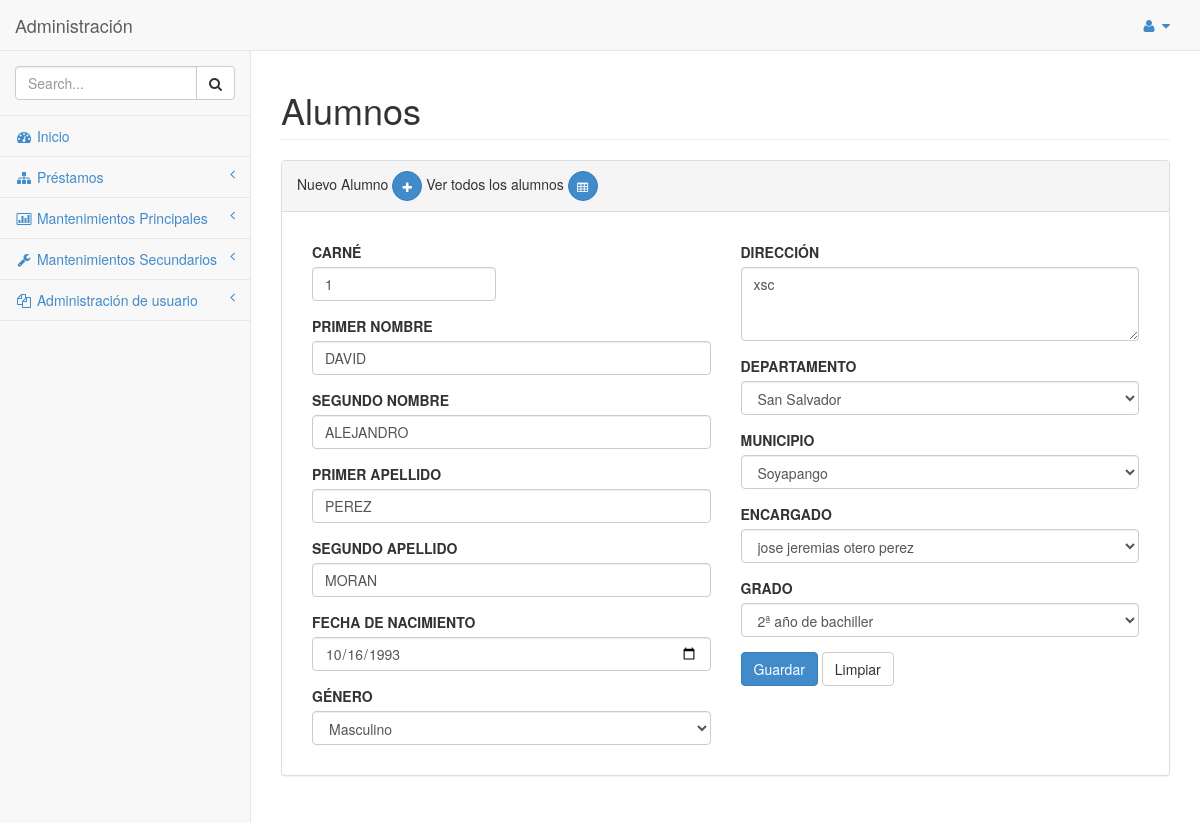
Page /SYSTEM/library_system/mantenimientos/principales/alumnos_ingresar.php?codigo=1 (signed in) on the committed database.
### tables this page shows
CREATE TABLE `alumno` (
  `CARNET` int(11) NOT NULL DEFAULT '0',
  `PRIMER_NOMBRE` varchar(15) DEFAULT NULL,
  `SEGUNDO_NOMBRE` varchar(15) DEFAULT NULL,
  `PRIMER_APELLIDO` varchar(15) DEFAULT NULL,
  `SEGUNDO_APELLIDO` varchar(15) DEFAULT NULL,
  `DIRECCION` varchar(50) DEFAULT NULL,
  `FECHA` date DEFAULT NULL COMMENT 'Fecha de nacimiento\r\n',
  `SEXO` tinyint(1) DEFAULT NULL,
  `GRADO_CODIGO_GRADO` int(11) NOT NULL,
  `ENCARGADO_ALUMNOS_CODIGO_ENCARGADO` int(11) DEFAULT NULL,
  `DEPARTAMENTO_ID_DEPARTAMENTO` int(11) NOT NULL,
  `MUNICIPIO_ID_MUNICIPIO` int(11) NOT NULL
);

CREATE TABLE `departamento` (
  `ID_DEPARTAMENTO` int(11) NOT NULL,
  `NOMBRE_DEPARTAMENTO` varchar(45) DEFAULT NULL
);

CREATE TABLE `municipio` (
  `ID_MUNICIPIO` int(11) NOT NULL,
  `NOMBRE_MUNICIPIO` varchar(45) DEFAULT NULL,
  `DEPARTAMENTO_ID_DEPARTAMENTO` int(11) NOT NULL
);

CREATE TABLE `grado` (
  `CODIGO_GRADO` int(11) NOT NULL,
  `DESCRIPCION_GRADO` varchar(100) DEFAULT NULL
);

### SYSTEM/library_system/clases/conexion/clDML.php (called while the page is built, shortened)
<?php
class clDML
{
    public function conectar($hostname, $username,$password, $database){
        $mysqli = new mysqli($hostname, $username,$password, $database);
        if ($mysqli -> connect_errno) {
        die( "Fallo la conexión a MySQL: (" . $mysqli -> mysqli_connect_errno()
        . ") " . $mysqli -> mysqli_connect_error());
        return $mysqli;
        }
        else{
            return $mysqli;
        }
    }
    public function get_list($query)
    {
        $connection = $this->conectar(DB_HOST,DB_USER,DB_PASS,DB_NAME,DB_CHARSET);
        $result = $connection->query($query);
        if($result){
            $users = $result->fetch_all(MYSQLI_ASSOC);
        }else{
            $users = [];
        }
        return $users;
    }
}
?>

### SYSTEM/library_system/clases/conexion/mto_alumno.php (called while the page is built, shortened)
<?php
require_once "clDML.php";
class mto_alumno extends clDML
{
    public function getAlumnolByCod($id)
    {
        $query = "SELECT * FROM ALUMNO WHERE CARNET = '".$id."'";
        $conn = new clDML();
        $users = $conn->get_list($query);
        return $users;
    }
    public function get_municipios()
    {
        $query = "SELECT * FROM MUNICIPIO";
        $conn = new clDML();
        $muni = $conn->get_list($query);
        return $muni;
    }
    public function get_departamentos()
    {
        $query = "SELECT * FROM DEPARTAMENTO";
        $conn = new clDML();
        $depa = $conn->get_list($query);
        return $depa;
    }
    public function get_grado()
    {
        $query = "SELECT * FROM GRADO";
        $conn = new clDML();
        $depa = $conn->get_list($query);
        return $depa;
    }
    public function get_encargado()
    {
        $query = "SELECT CODIGO_ENCARGADO, CONCAT(NOMBRES_ENCARGADO, ' ',APELLIDOS_ENCARGADO) AS ENCARGADO FROM ENCARGADO_ALUMNO";
        $conn = new clDML();
        $encargado = $conn->get_list($query);
        return $encargado;
    }
}
?>

### SYSTEM/library_system/mantenimientos/principales/alumnos_ingresar.php (the view, shortened to what this page needs)
<?php
require_once "../../clases/conexion/mto_alumno.php";
include_once '../../clases/login.php';
if(isset($_SESSION['usr']) && isset($_SESSION['cod_usr'])){
   $clMto_Alumno = new mto_alumno();
$nombre1 = "";
$nombre2 = "";
$apellido1 = "";
$apellido2 = "";
$direccion = "";
$departamento = "";
$municipio = "";
$grado = "";
$fecha = "";
$genero = "";
$carnet = "";
$tipo_movimiento = 1;
if(isset($_POST['guardar'])){
    if(isset($_POST['carnet']) && !empty($_POST['carnet']) && isset($_POST['nombre1']) && !empty($_POST['nombre1']) && isset($_POST['apellido1']) && !empty($_POST['apellido1']) && isset($_POST['departamento']) && !empty($_POST['departamento']) && isset($_POST['municipio']) && !empty($_POST['municipio']) && isset($_POST['grado']) && !empty($_POST['grado']) && isset($_POST['encargado']) && !empty($_POST['encargado']) && isset($_POST['fecha']) && !empty($_POST['fecha']) && isset($_POST['genero']) && !empty($_POST['genero'])){
        $carnet = $_POST['carnet'];
        $nombre1 = $_POST['nombre1'];
        $nombre2 = $_POST['nombre2'];
        $apellido1 = $_POST['apellido1'];
        $apellido2 = $_POST['apellido2'];
        $direccion = $_POST['direccion'];
        $departamento = $_POST['departamento'];
        $municipio = $_POST['municipio'];
        $grado = $_POST['grado'];
        $encargado = $_POST['encargado'];
        $fecha =$_POST['fecha'];
        $genero = $_POST['genero'];
        $tipo_movimiento = $_POST['guardar'];
        if($tipo_movimiento == 2){
            $carnet = $_POST['carnet'];
            $tipo_movimiento = 2;
            $estado = $clMto_Alumno->modificar_alumno($carnet,$nombre1,$nombre2,$apellido1,$apellido2,$fecha,$genero,$direccion,$departamento,$municipio,$grado,$encargado);
            $mensaje = "Modificado satisfactoriamente";
        }else{
            $tipo_movimiento = 1;
            $estado = $clMto_Alumno->guardar_alumno($carnet,$nombre1,$nombre2,$apellido1,$apellido2,$fecha,$genero,$direccion,$departamento,$municipio,$grado,$encargado);
            if ($estado == 1) {
                $mensaje = "Guardado satisfactoriamente";
            }else{
                $tipo_movimiento = 3;
                $mensaje = "Hubo algun error";
            }
        }
        if(!$estado){
            $mensaje = "Hubo algun error";
            $tipo_movimiento = 3;
        }
    }else{
        $mensaje = "Datos no son válidos.";
        $tipo_movimiento = 3;
    }
}elseif (isset($_GET['codigo'])) {
    $codigo = htmlspecialchars($_GET['codigo']);
    $list = $clMto_Alumno->getAlumnolByCod($codigo);
    if (count($list) > 0) {
        foreach ($list as $row):
        $carnet = $row['CARNET'];
        $nombre1 = $row['PRIMER_NOMBRE'];
        $nombre2 = $row['SEGUNDO_NOMBRE'];
        $apellido1 = $row['PRIMER_APELLIDO'];
        $apellido2 = $row['SEGUNDO_APELLIDO'];
        $direccion = $row['DIRECCION'];
        $departamento = $row['DEPARTAMENTO_ID_DEPARTAMENTO'];
        $municipio = $row['MUNICIPIO_ID_MUNICIPIO'];
        $grado = $row['GRADO_CODIGO_GRADO'];
        $fecha =$row['FECHA'];
        $genero = $row['SEXO'];
        endforeach;
        $tipo_movimiento = 2;
    }else{
        $tipo_movimiento = 0;
        $mensaje = "No existe ese código";
    }
}else{
    $tipo_movimiento = 1;
}
}else{
    header('location: ../../login.php');
}
?>
<!DOCTYPE html>
<html>
<head>
    <link href="../../css/bootstrap.min.css" rel="stylesheet">
    <link href="../../font-awesome/css/font-awesome.css" rel="stylesheet">
    <link href="../../css/sb-admin.css" rel="stylesheet">
</head>
<body>
    <div id="wrapper">
        <nav class="navbar navbar-default navbar-fixed-top" role="navigation" style="margin-bottom: 0">
            <div class="navbar-header">
                <a class="navbar-brand" href="index.html">Administración</a>
            </div>
            <ul class="nav navbar-top-links navbar-right">
                <li class="dropdown">
                    <a class="dropdown-toggle" data-toggle="dropdown" href="#">
                        <i class="fa fa-user fa-fw"></i>  <i class="fa fa-caret-down"></i>
                    </a>
                </li>
            </ul>
            <div class="navbar-default navbar-static-side" role="navigation">
                <div class="sidebar-collapse">
                    <ul class="nav" id="side-menu">
                        <li class="sidebar-search">
                            <div class="input-group custom-search-form">
                                <input type="text" class="form-control" placeholder="Search...">
                                <span class="input-group-btn">
                                <button class="btn btn-default" type="button">
                                    <i class="fa fa-search"></i>
                                </button>
                            </span>
                            </div>
                        </li>
                        <?php include '../../menu.php';?>
                    </ul>
                </div>
            </div>
        </nav>
        <div id="page-wrapper">
            <div class="row">
                <div class="col-lg-12">
                    <h1 class="page-header">Alumnos</h1>
                </div>
            </div>
            <div class="row">
                <div class="col-md-12">
                    <div class="panel panel-default">
                        <div class="panel-heading">
                            Nuevo Alumno <a class="btn btn-primary btn-circle" href="alumnos_ingresar.php"><i class="fa fa-plus"></i></a>  Ver todos los alumnos <a class="btn btn-primary btn-circle" href="alumnos.php"><i class="fa fa-table"></i></a>
                        </div>
                        <div class="panel-body">
                            <form role="form" action="alumnos_ingresar.php" method="POST">
                                <div class="col-md-6">
                                    <div class="row">
                                            <div class="col-md-6">
                                                <div class="form-group">
                                                <label >CARNÉ</label>
                                                <input type="number" required name="carnet" size="10" class="form-control" value="<?php echo $carnet; ?>">
                                                </div>
                                            </div>
                                    </div>
                                    <div class="form-group">
                                        <label>PRIMER NOMBRE</label>
                                        <input required name="nombre1" class="form-control" value="<?php echo $nombre1; ?>">
                                    </div>
                                    <div class="form-group">
                                        <label>SEGUNDO NOMBRE</label>
                                        <input  name="nombre2" class="form-control" value="<?php echo $nombre2; ?>">
                                    </div>
                                    <div class="form-group">
                                        <label>PRIMER APELLIDO</label>
                                        <input required name="apellido1" class="form-control" value="<?php echo $apellido1; ?>">
                                    </div>
                                    <div class="form-group">
                                        <label>SEGUNDO APELLIDO</label>
                                        <input  name="apellido2" class="form-control" value="<?php echo $apellido2; ?>">
                                    </div>
                                    <div class="form-group">
                                        <label>FECHA DE NACIMIENTO</label>
                                        <input required name="fecha" placeholder="AAAA/MM/DD" type="date" class="form-control" value="<?php echo $fecha; ?>">
                                    </div>
                                  <div class="form-group">
                                            <label>GÉNERO</label>
                                            <select required name="genero" class="form-control">
                                                    <option <?php if($genero == 2){echo "selected";}?> value="2">Masculino</option>
                                            </select>
                                    </div>
                        </div>
                        <div class="col-md-6">
                                    <div class="form-group">
                                        <label>DIRECCIÓN</label>
                                        <textarea name="direccion" class="form-control" rows="3"><?php echo $direccion ?></textarea>
                                    </div>
                                    <div class="form-group">
                                            <label>DEPARTAMENTO</label>
                                            <select required name="departamento" class="form-control">
                                               <?php
                                                    $depa = $clMto_Alumno->get_departamentos();
                                                    foreach ($depa as $row): ?>
                                                    <option <?php if($departamento == $row['ID_DEPARTAMENTO']){echo "selected";}?> value="<?php echo $row['ID_DEPARTAMENTO']; ?>"><?php echo $row['NOMBRE_DEPARTAMENTO']; ?></option>
                                                <?php endforeach ?>
                                            </select>
                                    </div>
                                    <div class="form-group">
                                            <label>MUNICIPIO</label>
                                            <select required name="municipio" class="form-control">
                                               <?php
                                                    $muni = $clMto_Alumno->get_municipios();
                                                    foreach ($muni as $row): ?>
                                                    <option  <?php if($municipio == $row['ID_MUNICIPIO']){echo "selected";}?> value="<?php echo $row['ID_MUNICIPIO']; ?>"><?php echo $row['NOMBRE_MUNICIPIO']; ?></option>
                                                <?php endforeach ?>
                                            </select>
                                    </div>
                                    <div class="form-group">
                                            <label>ENCARGADO</label>
                                            <select required name="encargado" class="form-control">
                                               <?php
                                                    $encargado = $clMto_Alumno->get_encargado();
                                                    foreach ($encargado as $row): ?>
                                                    <option <?php if($encargado == $row['CODIGO_ENCARGADO']){echo "selected";}?> value="<?php echo $row['CODIGO_ENCARGADO']; ?>"><?php echo $row['ENCARGADO']; ?></option>
                                                <?php endforeach ?>
                                            </select>
                                    </div>
                                    <div class="form-group">
                                            <label>GRADO</label>
                                            <select required name="grado" class="form-control">
                                                <?php
                                                    $grado_list = $clMto_Alumno->get_grado();
                                                    foreach ($grado_list as $row): ?>
                                                    <option <?php if($grado == $row['CODIGO_GRADO']){echo "selected";}?> value="<?php echo $row['CODIGO_GRADO']; ?>"><?php echo $row['DESCRIPCION_GRADO']; ?></option>
                                                <?php endforeach ?>
                                            </select>
                                    </div>
                                    <button type="submit" name="guardar" value="<?php echo $tipo_movimiento;?>" class="btn btn-primary">Guardar</button>
                                        <button type="reset" class="btn btn-default">Limpiar</button>
                        </div>
                           </form>
                        </div>
                    </div>
                </div>
            </div>
        </div>
    </div>
</body>
</html>

### SYSTEM/library_system/css/sb-admin.css (style rules this page uses)
body { padding-top: 100px; background-color: #f8f8f8; }
@media (min-width:768px) { body { padding-top: 50px; } }
#wrapper { width: 100%; }
#page-wrapper { padding: 0 15px; min-height: 568px; background-color: #fff; }
@media (min-width:768px) { #page-wrapper { position: inherit; margin: 0 0 0 250px; padding: 0 30px; min-height: 1300px; border-left: 1px solid #e7e7e7; } }
.navbar-top-links li { display: inline-block; }
.navbar-top-links li:last-child { margin-right: 15px; }
.navbar-top-links li a { padding: 15px; min-height: 50px; }
.navbar-static-side ul li { border-bottom: 1px solid #e7e7e7; }
.sidebar-search { padding: 15px; }
@media (min-width:768px) { .navbar-static-side { z-index: 1; position: absolute; width: 250px; margin-top: 51px; } }
.btn-circle { width: 30px; height: 30px; padding: 6px 0; border-radius: 15px; text-align: center; font-size: 12px; line-height: 1.428571429; }

### rows in the picture
alumno: carnet "1", nombre1 "DAVID", nombre2 "ALEJANDRO", apellido1 "PEREZ", apellido2 "MORAN", fecha "10/16/1993", genero "Masculino", direccion "xsc", departamento "San Salvador", municipio "Soyapango", grado "2ª año de bachiller"

### other values in the picture
form field encargado "jose jeremias otero perez"
